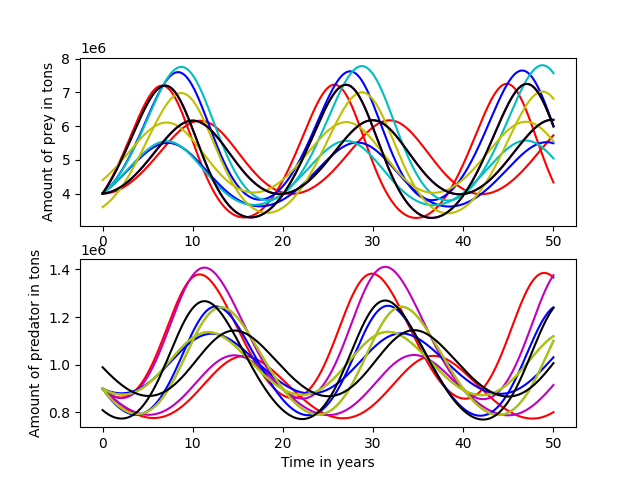

The script that drew this image:
import matplotlib.pyplot as plt
import numpy
import math

# Creates a simple model of a food chain with two species of fish, 
# one a predator and the other its prey. 
# Prey multiplies at a certain rate; prey is consumed by predators;
# predators die of old age; predators multiply depending on the amount 
# of prey.  
# The growth rate of the prey is 0.5/year;
# the average lifespan of a predator is 5 years; the predator and prey 
# populations will remain constant over time once there are 5.0*10^6 tons 
# of prey and 1.0*10^6 tons of predator.  
# Uses the Forward Euler Method to find out how each population changes over time.  
# Assuming that A, B, C, D, 
# and the initial amounts of both fish are uncertain by +/-10%, determines 
# which of these factors has the largest impact on the maximum amount of prey.

base_values = {'A': 0.5, # (1 / year)
               'B': 5e-7, # (1 / year ton)
               'C': 1/5, #(1 / year)
               'D': 4e-8,  #(1 / year ton)
               'prey initial amount': 4.0e6, # tons
               'predator initial amount': 0.9e6 # tons
              }

colors = {'A': 'r',
          'B': 'm',
          'C': 'b',
          'D': 'c',
          'prey initial amount': 'y',
          'predator initial amount': 'k'          
         }

end_time = 50. # years
h = 0.01 # years
num_steps = int(end_time / h)
times = h * numpy.array(range(num_steps + 1))

prey = numpy.zeros(num_steps + 1)
predator = numpy.zeros(num_steps + 1)

def sensitivity_analysis():
    axes_prey = plt.subplot(211)
    axes_predator = plt.subplot(212)
    axes_predator.set_xlabel('Time in years')
    axes_prey.set_ylabel('Amount of prey in tons')
    axes_predator.set_ylabel('Amount of predator in tons')
    most_critical_parameter = ''
    worst_difference = 0.

    def food_chain(values, color):
        prey[0] = values['prey initial amount']
        predator[0] = values['predator initial amount'] 
        for step in range(num_steps):
            prey[step + 1] = prey[step]+h*(values['A']*prey[step]-values['B']*prey[step]*predator[step])
            predator[step + 1] = predator[step]+h*(-values['C']*predator[step]+values['D']*prey[step]*predator[step])
        axes_prey.plot(times, prey, c = color)
        axes_predator.plot(times, predator, c = color)
        return numpy.max(prey)

    for key in base_values.keys(): # take into account the uncertainties of the 6 factors
        color = colors[key]    
        one_value_down = base_values.copy()
        one_value_down[key]*=0.9
        result_down=food_chain(one_value_down,color)

        one_value_up = base_values.copy()
        one_value_up[key]*=1.1
        result_up=food_chain(one_value_up,color)
        
        difference = math.fabs(result_up - result_down)
        if difference > worst_difference:
            worst_difference = difference
            most_critical_parameter = key
    plt.show()
    return most_critical_parameter, result_up, result_down

sensitivity_analysis()
